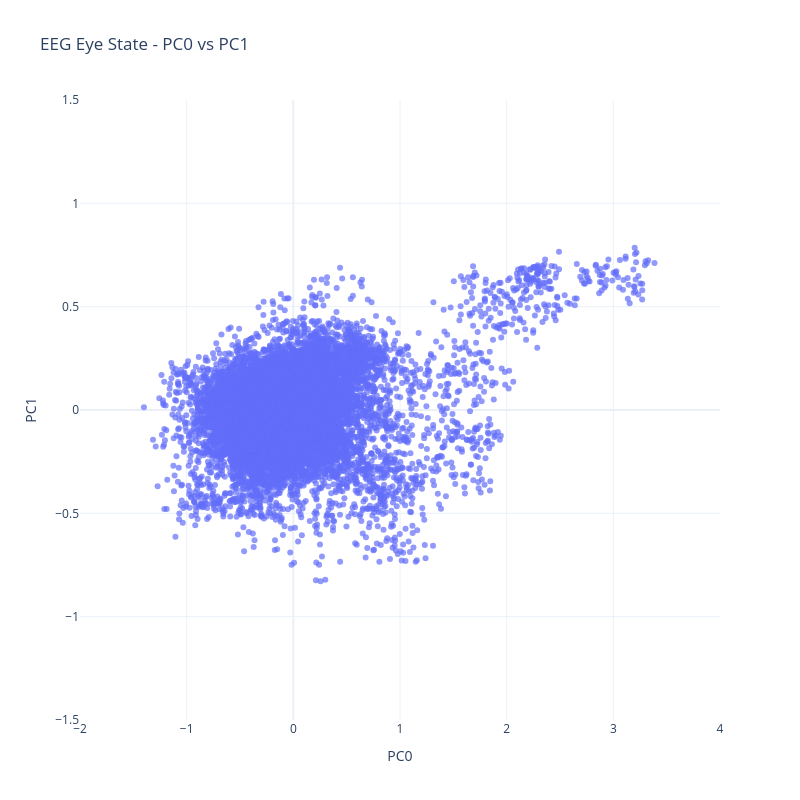

The code cell stored with this chart in its notebook:
### Code cell
# zoom in near origin
fig = make_subplots(rows=1, cols=1)

fig.add_trace(
    go.Scatter(
        x=pca[0],
        y=pca[1],
        mode='markers',
        marker=dict(size=6, opacity=0.7),
        name="PCA Points"
    ),
    row=1, col=1
)

fig.update_layout(
    title="EEG Eye State - PC0 vs PC1",
    xaxis_title="PC0",
    yaxis_title="PC1",
    template="plotly_white",
    xaxis_range=[-2, 4],
    yaxis_range=[-1.5,1.5],
    width=800,
    height=800
)

fig.write_image('Zoom_PCA.png')
fig.show()

### Figure 1 — Plotly figure (JSON) as saved in the notebook; plotly's stock layout.template omitted (floating-point values rounded to 4 significant figures; data arrays with more than 128 entries replaced by an {"elided": "..."} marker saying what was removed)
{"data": [{"marker": {"opacity": 0.7, "size": 6}, "mode": "markers", "name": "PCA Points", "type": "scatter", "x": {"elided": "14980 float values"}, "xaxis": "x", "y": {"elided": "14980 float values"}, "yaxis": "y"}], "layout": {"height": 800, "title": {"text": "EEG Eye State - PC0 vs PC1"}, "width": 800, "xaxis": {"anchor": "y", "domain": [0, 1], "range": [-2, 4], "title": {"text": "PC0"}}, "yaxis": {"anchor": "x", "domain": [0, 1], "range": [-1.5, 1.5], "title": {"text": "PC1"}}}}
